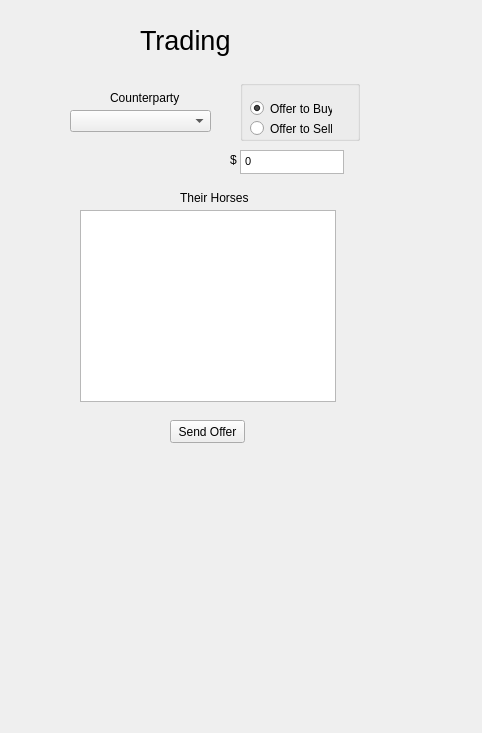
<?xml version="1.0" encoding="UTF-8"?>
<ui version="4.0">
 <class>Form</class>
 <widget class="QWidget" name="Form">
  <property name="geometry">
   <rect>
    <x>0</x>
    <y>0</y>
    <width>482</width>
    <height>733</height>
   </rect>
  </property>
  <property name="windowTitle">
   <string>Form</string>
  </property>
  <widget class="QComboBox" name="counterparty_selection">
   <property name="geometry">
    <rect>
     <x>70</x>
     <y>110</y>
     <width>141</width>
     <height>22</height>
    </rect>
   </property>
  </widget>
  <widget class="QGroupBox" name="buy_sell_box">
   <property name="geometry">
    <rect>
     <x>240</x>
     <y>80</y>
     <width>120</width>
     <height>61</height>
    </rect>
   </property>
   <property name="title">
    <string/>
   </property>
   <widget class="QRadioButton" name="buy_radio">
    <property name="geometry">
     <rect>
      <x>10</x>
      <y>20</y>
      <width>82</width>
      <height>17</height>
     </rect>
    </property>
    <property name="text">
     <string>Offer to Buy</string>
    </property>
    <property name="checked">
     <bool>true</bool>
    </property>
   </widget>
   <widget class="QRadioButton" name="sell_radio">
    <property name="geometry">
     <rect>
      <x>10</x>
      <y>40</y>
      <width>82</width>
      <height>17</height>
     </rect>
    </property>
    <property name="text">
     <string>Offer to Sell</string>
    </property>
   </widget>
  </widget>
  <widget class="QLabel" name="label">
   <property name="geometry">
    <rect>
     <x>110</x>
     <y>90</y>
     <width>71</width>
     <height>16</height>
    </rect>
   </property>
   <property name="text">
    <string>Counterparty</string>
   </property>
  </widget>
  <widget class="QTextEdit" name="price_entry">
   <property name="geometry">
    <rect>
     <x>240</x>
     <y>150</y>
     <width>104</width>
     <height>24</height>
    </rect>
   </property>
   <property name="html">
    <string>&lt;!DOCTYPE HTML PUBLIC &quot;-//W3C//DTD HTML 4.0//EN&quot; &quot;http://www.w3.org/TR/REC-html40/strict.dtd&quot;&gt;
&lt;html&gt;&lt;head&gt;&lt;meta name=&quot;qrichtext&quot; content=&quot;1&quot; /&gt;&lt;style type=&quot;text/css&quot;&gt;
p, li { white-space: pre-wrap; }
&lt;/style&gt;&lt;/head&gt;&lt;body style=&quot; font-family:'MS Shell Dlg 2'; font-size:8.25pt; font-weight:400; font-style:normal;&quot;&gt;
&lt;p style=&quot; margin-top:0px; margin-bottom:0px; margin-left:0px; margin-right:0px; -qt-block-indent:0; text-indent:0px;&quot;&gt;0&lt;/p&gt;&lt;/body&gt;&lt;/html&gt;</string>
   </property>
  </widget>
  <widget class="QListWidget" name="horse_selection">
   <property name="geometry">
    <rect>
     <x>80</x>
     <y>210</y>
     <width>256</width>
     <height>192</height>
    </rect>
   </property>
  </widget>
  <widget class="QPushButton" name="send_offer_button">
   <property name="geometry">
    <rect>
     <x>170</x>
     <y>420</y>
     <width>75</width>
     <height>23</height>
    </rect>
   </property>
   <property name="text">
    <string>Send Offer</string>
   </property>
  </widget>
  <widget class="QLabel" name="label_2">
   <property name="geometry">
    <rect>
     <x>230</x>
     <y>150</y>
     <width>16</width>
     <height>20</height>
    </rect>
   </property>
   <property name="text">
    <string>$</string>
   </property>
  </widget>
  <widget class="QLabel" name="horse_selection_label">
   <property name="geometry">
    <rect>
     <x>180</x>
     <y>190</y>
     <width>91</width>
     <height>16</height>
    </rect>
   </property>
   <property name="text">
    <string>Their Horses</string>
   </property>
  </widget>
  <widget class="QLabel" name="label_3">
   <property name="geometry">
    <rect>
     <x>140</x>
     <y>20</y>
     <width>171</width>
     <height>41</height>
    </rect>
   </property>
   <property name="font">
    <font>
     <pointsize>20</pointsize>
    </font>
   </property>
   <property name="text">
    <string>Trading</string>
   </property>
  </widget>
 </widget>
 <resources/>
 <connections/>
</ui>
